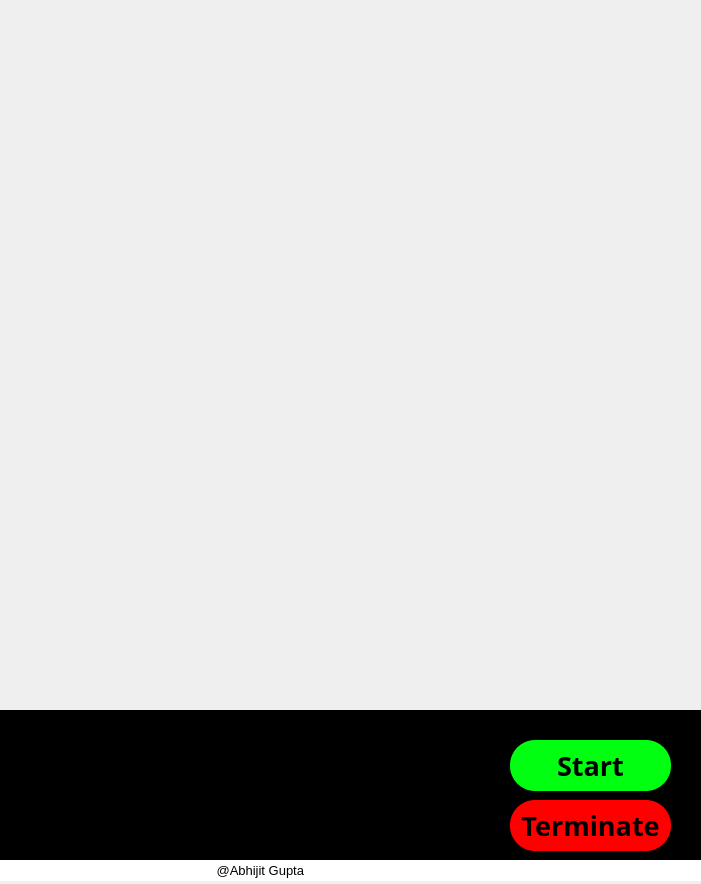
<?xml version="1.0" encoding="UTF-8"?>
<ui version="4.0">
 <class>MarlonUi</class>
 <widget class="QWidget" name="MarlonUi">
  <property name="geometry">
   <rect>
    <x>0</x>
    <y>0</y>
    <width>701</width>
    <height>884</height>
   </rect>
  </property>
  <property name="windowTitle">
   <string>Form</string>
  </property>
  <widget class="QLabel" name="label">
   <property name="geometry">
    <rect>
     <x>0</x>
     <y>120</y>
     <width>701</width>
     <height>600</height>
    </rect>
   </property>
   <property name="cursor">
    <cursorShape>ArrowCursor</cursorShape>
   </property>
   <property name="autoFillBackground">
    <bool>false</bool>
   </property>
   <property name="styleSheet">
    <string notr="true"/>
   </property>
   <property name="text">
    <string/>
   </property>
   <property name="pixmap">
    <pixmap>lib/face.gif</pixmap>
   </property>
  </widget>
  <widget class="QLabel" name="label_2">
   <property name="geometry">
    <rect>
     <x>0</x>
     <y>0</y>
     <width>701</width>
     <height>121</height>
    </rect>
   </property>
   <property name="text">
    <string/>
   </property>
   <property name="pixmap">
    <pixmap>lib/logo.png</pixmap>
   </property>
   <property name="scaledContents">
    <bool>true</bool>
   </property>
  </widget>
  <widget class="QLabel" name="label_3">
   <property name="geometry">
    <rect>
     <x>-20</x>
     <y>710</y>
     <width>721</width>
     <height>151</height>
    </rect>
   </property>
   <property name="styleSheet">
    <string notr="true">background-color: rgb(0, 0, 0);</string>
   </property>
   <property name="text">
    <string/>
   </property>
  </widget>
  <widget class="QPushButton" name="pushButton">
   <property name="geometry">
    <rect>
     <x>510</x>
     <y>740</y>
     <width>161</width>
     <height>51</height>
    </rect>
   </property>
   <property name="font">
    <font>
     <family>Segoe UI Semibold</family>
     <pointsize>20</pointsize>
     <weight>75</weight>
     <bold>true</bold>
    </font>
   </property>
   <property name="styleSheet">
    <string notr="true">QPushButton{
	background-color: rgb(0, 255, 17);
	border-radius:25px;
}

QPushButton:hover{
	
	color: rgb(255, 255, 255);
}

QPushButton:pressed{
	
	
	color: rgb(5, 213, 75);
}</string>
   </property>
   <property name="text">
    <string>Start</string>
   </property>
  </widget>
  <widget class="QPushButton" name="pushButton_2">
   <property name="geometry">
    <rect>
     <x>510</x>
     <y>800</y>
     <width>161</width>
     <height>51</height>
    </rect>
   </property>
   <property name="font">
    <font>
     <family>Segoe UI Semibold</family>
     <pointsize>20</pointsize>
     <weight>75</weight>
     <bold>true</bold>
    </font>
   </property>
   <property name="styleSheet">
    <string notr="true">QPushButton{
	
	background-color: rgb(255, 0, 0);
	border-radius:25px;
}

QPushButton:hover{
	
	color: rgb(255, 255, 255);
}

QPushButton:pressed{
	
	color: rgb(255, 75, 75);
}</string>
   </property>
   <property name="text">
    <string>Terminate</string>
   </property>
  </widget>
  <widget class="QTextBrowser" name="textBrowser">
   <property name="geometry">
    <rect>
     <x>10</x>
     <y>711</y>
     <width>491</width>
     <height>141</height>
    </rect>
   </property>
   <property name="font">
    <font>
     <family>Segoe UI Semibold</family>
     <pointsize>12</pointsize>
     <weight>75</weight>
     <bold>true</bold>
    </font>
   </property>
   <property name="styleSheet">
    <string notr="true">background: transparent;
border-radius:none;
</string>
   </property>
  </widget>
  <widget class="QLabel" name="label_4">
   <property name="geometry">
    <rect>
     <x>0</x>
     <y>860</y>
     <width>701</width>
     <height>21</height>
    </rect>
   </property>
   <property name="font">
    <font>
     <pointsize>10</pointsize>
    </font>
   </property>
   <property name="styleSheet">
    <string notr="true">background-color: rgb(255, 255, 255);</string>
   </property>
   <property name="text">
    <string>                                                            @Abhijit Gupta</string>
   </property>
  </widget>
 </widget>
 <resources/>
 <connections/>
</ui>
